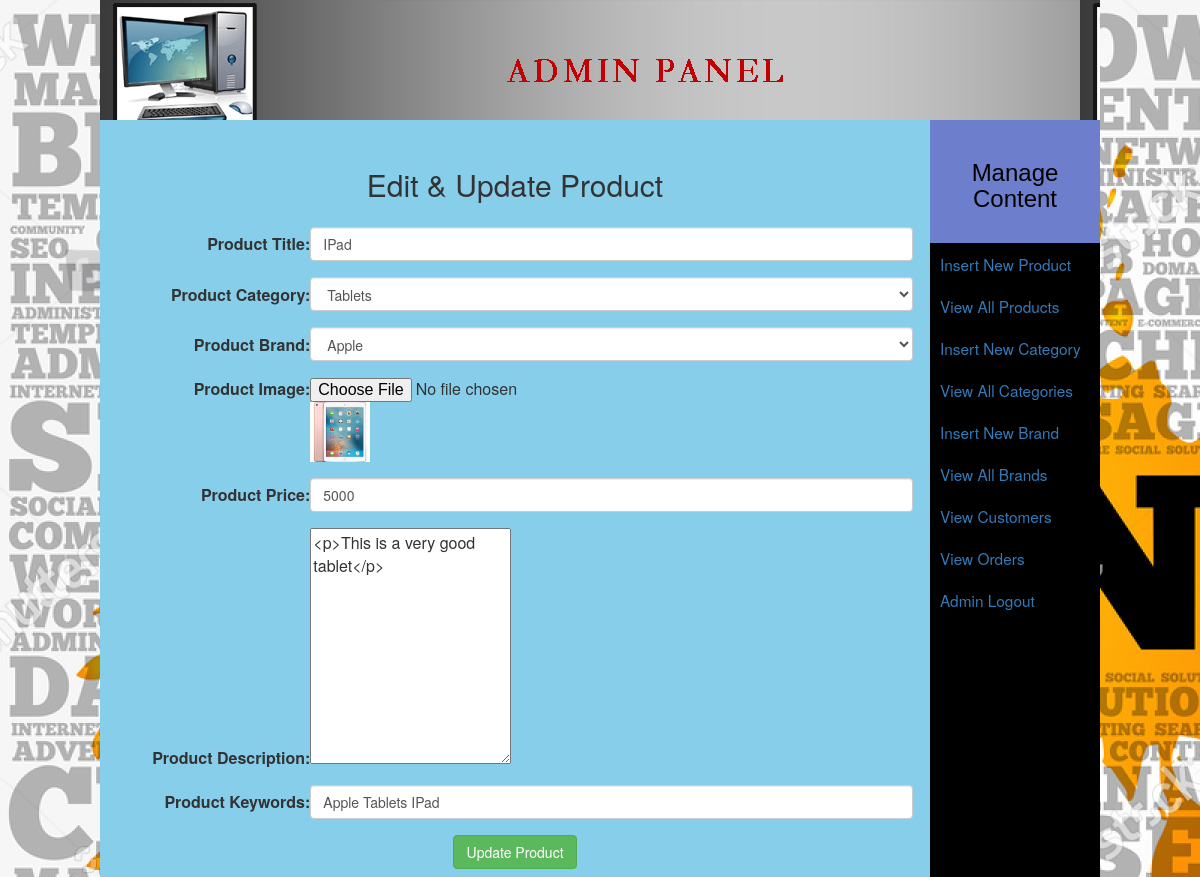
Page /admin_area/index.php?edit_pro=12 (signed in) on the committed database.
### tables this page shows
CREATE TABLE `products` (
  `product_id` int(100) NOT NULL,
  `product_cat` int(100) NOT NULL,
  `product_brand` int(100) NOT NULL,
  `product_title` varchar(255) NOT NULL,
  `product_price` int(100) NOT NULL,
  `product_desc` text NOT NULL,
  `product_image` text NOT NULL,
  `product_keywords` text NOT NULL
);

CREATE TABLE `categories` (
  `cat_id` int(100) NOT NULL,
  `cat_title` text NOT NULL
);

CREATE TABLE `brands` (
  `brand_id` int(100) NOT NULL,
  `brand_title` text NOT NULL
);

### admin_area/edit_pro.php (the view, shortened to what this page needs)
<?php
if(!isset($_SESSION['user_email'])){
	echo "<script>window.open('login.php?not_admin=You are not an Admin!','_self')</script>";
}
else {
?>
<!DOCTYPE>
<?php
include("includes/db.php");
if(isset($_GET['edit_pro'])){
	$get_id = $_GET['edit_pro'];
	$get_pro = "select * from products where product_id='$get_id'";
	$run_pro = mysqli_query($con, $get_pro);
	$row_pro=mysqli_fetch_array($run_pro);
		$pro_title = $row_pro['product_title'];
		$pro_image = $row_pro['product_image'];
		$pro_price = $row_pro['product_price'];
		$pro_desc = $row_pro['product_desc'];
		$pro_keywords = $row_pro['product_keywords'];
		$pro_cat = $row_pro['product_cat'];
		$pro_brand = $row_pro['product_brand'];
		$get_cat = "select * from categories where cat_id='$pro_cat'";
		$run_cat=mysqli_query($con, $get_cat);
		$row_cat=mysqli_fetch_array($run_cat);
		$category_title = $row_cat['cat_title'];
		$get_brand = "select * from brands where brand_id='$pro_brand'";
		$run_brand=mysqli_query($con, $get_brand);
		$row_brand=mysqli_fetch_array($run_brand);
		$brand_title = $row_brand['brand_title'];
}
?>
<html>
	<head>
	</head>
<body bgcolor="skyblue">
	<form action="" method="post" enctype="multipart/form-data">
		<table align="center" width="795" border="2" class="bg-blueviolet">
			<tr align="center">
				<td colspan="7"><h2>Edit & Update Product</h2></td>
			</tr>
			<tr>
				<td align="right"><b>Product Title:</b></td>
				<td><input type="text" name="product_title" size="60" value="<?php echo $pro_title;?>" class="form-control"/></td>
			</tr>
			<tr>
				<td align="right"><b>Product Category:</b></td>
				<td>
				<select name="product_cat" class="form-control">
					<option><?php echo $category_title; ?></option>
				</select>
				</td>
			</tr>
			<tr>
				<td align="right"><b>Product Brand:</b></td>
				<td>
				<select name="product_brand" class="form-control">
					<option><?php echo $brand_title; ?></option>
				</select>
				</td>
			</tr>
			<tr>
				<td align="right"><b>Product Image:</b></td>
				<td><input type="file" name="product_image" /><img src="product_images/<?php echo $pro_image; ?>" width="60" height="60"/></td>
			</tr>
			<tr>
				<td align="right"><b>Product Price:</b></td>
				<td><input type="text" name="product_price" value="<?php echo $pro_price;?>" class="form-control"/></td>
			</tr>
			<tr>
				<td align="right"><b>Product Description:</b></td>
				<td><textarea name="product_desc" cols="20" rows="10"><?php echo $pro_desc;?></textarea></td>
			</tr>
			<tr>
				<td align="right"><b>Product Keywords:</b></td>
				<td><input type="text" name="product_keywords" size="50" value="<?php echo $pro_keywords;?>" class="form-control"/></td>
			</tr>
			<tr align="center">
				<td colspan="7"><input type="submit" name="update_product" value="Update Product" class="btn btn-success"/></td>
			</tr>
		</table>
	</form>
</body>
</html>
<?php } ?>

### admin_area/styles/style.css (style rules this page uses)
html, body, div, span, applet, object, iframe, h1, h2, h3, h4, h5, h6, p, blockquote, pre, a, abbr, acronym, address, big, cite, code, del, dfn, em, img, ins, kbd, q, s, samp, small, strike, strong, sub, sup, tt, var, b, u, i, center, dl, dt, dd, ol, ul, li, fieldset, form, label, legend, table, caption, tbody, tfoot, thead, tr, th, td, article, aside, canvas, details, embed, figure, figcaption, footer, header, hgroup, menu, nav, output, ruby, section, summary, time, mark, audio, video { margin: 0; padding: 0; border: 0; vertical-align: baseline; }
body { background-attachment: fixed; }
table { border-collapse: collapse !important; margin:0 auto !important; float:none !important; }
td { padding-top: .5em !important; padding-bottom: .5em !important; }

### rows in the picture
products: product_title "IPad", product_image (picture), product_price "5000", product_desc "<p>This is a very good tablet</p>", product_keywords "Apple Tablets IPad"
categories: product_cat "Tablets"
brands: product_brand "Apple"
